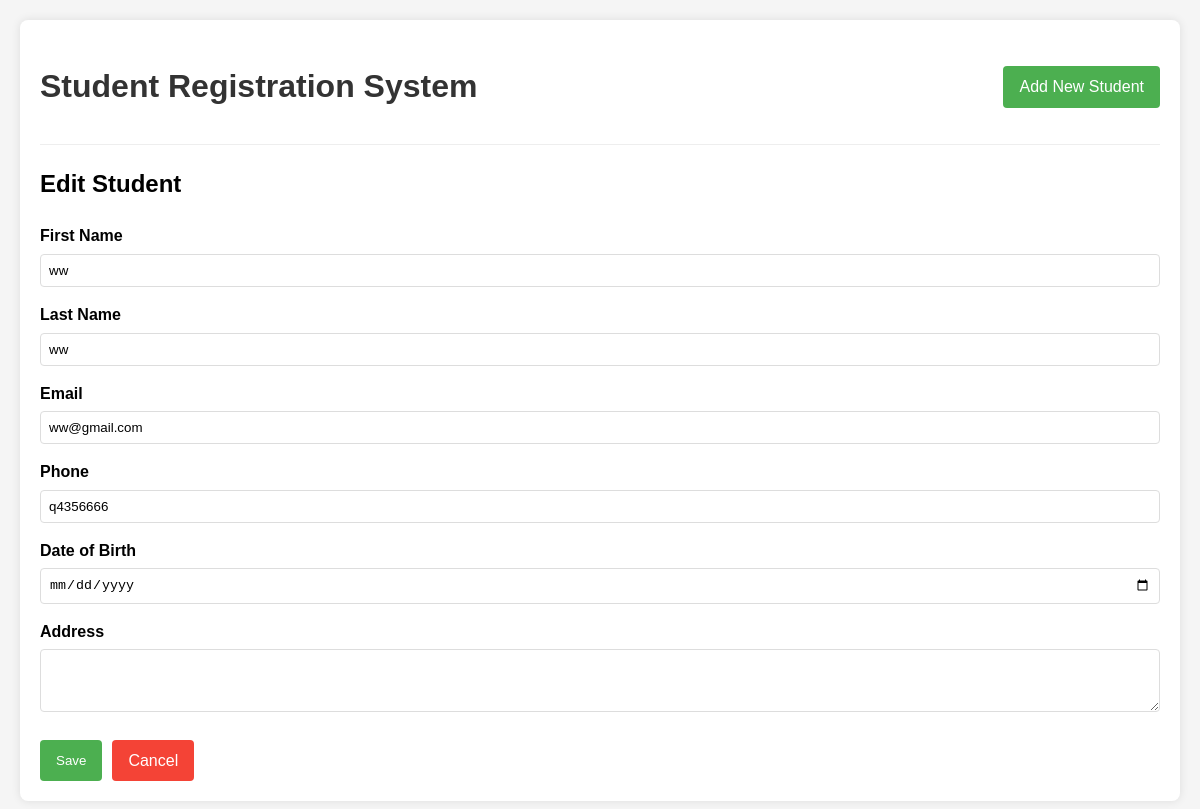
Screenshot of /students/update/5/ with the database file from the repository.
### students/models.py (models this page shows, shortened)
class Student(models.Model):
    first_name = models.CharField(max_length=100)
    last_name = models.CharField(max_length=100)
    email = models.EmailField(max_length=254, unique=True)
    phone = models.CharField(max_length=10, blank=True, null=True)
    date_of_birth = models.DateField(blank=True, null=True)
    address = models.TextField(blank=True, null=True)
    created_at = models.DateTimeField(auto_now_add=True)
    updated_at = models.DateTimeField(auto_now=True)

### students/views.py (the view)
# urls.py: path('update/<int:pk>/', views.student_update, name='student_update'),
def student_update(request, pk):
    student = Student.objects.get(pk=pk)
    if request.method == 'POST':
        form = StudentForm(request.POST, instance=student)
        if form.is_valid():
            form.save()
            return redirect('students:student_list')
    else:
        form = StudentForm(instance=student)
    return render(request, 'students/student_form.html', {'form': form})

### students/forms.py
class StudentForm(forms.ModelForm):
    class Meta:
        model = Student
        fields = ['first_name', 'last_name', 'email', 'phone', 'date_of_birth', 'address']
        widgets = {
            'date_of_birth': forms.DateInput(attrs={'type': 'date'}),
            'address': forms.Textarea(attrs={'rows': 3}),
        }

### templates/students/student_form.html (shortened to what this page needs)
{% extends 'base.html' %}
{% block content %}
    <h2>{% if form.instance.pk %}Edit Student{% else %}Add New Student{% endif %}</h2>
    <form method="post">
        <div class="form-group">
            <label for="{{ form.first_name.id_for_label }}">First Name</label>
            {{ form.first_name }}
        </div>
        <div class="form-group">
            <label for="{{ form.last_name.id_for_label }}">Last Name</label>
            {{ form.last_name }}
        </div>
        <div class="form-group">
            <label for="{{ form.email.id_for_label }}">Email</label>
            {{ form.email }}
        </div>
        <div class="form-group">
            <label for="{{ form.phone.id_for_label }}">Phone</label>
            {{ form.phone }}
        </div>
        <div class="form-group">
            <label for="{{ form.date_of_birth.id_for_label }}">Date of Birth</label>
            {{ form.date_of_birth }}
        </div>
        <div class="form-group">
            <label for="{{ form.address.id_for_label }}">Address</label>
            {{ form.address }}
        </div>
        <div class="actions">
            <button type="submit" class="btn">Save</button>
            <a href="{% url 'students:student_list' %}" class="btn btn-danger">Cancel</a>
        </div>
    </form>
{% endblock %}

### templates/base.html (style rules this page uses)
body { font-family: Arial, sans-serif; line-height: 1.6; margin: 0; padding: 20px; background-color: #f5f5f5; }
.btn { display: inline-block; padding: 8px 16px; background: #4CAF50; color: white; text-decoration: none; border-radius: 4px; border: none; cursor: pointer; }
.btn-danger { background: #f44336; }
.form-group { margin-bottom: 15px; }
.form-group label { display: block; margin-bottom: 5px; font-weight: bold; }
.form-group input, .form-group textarea, .form-group select { width: 100%; padding: 8px; border: 1px solid #ddd; border-radius: 4px; box-sizing: border-box; }
.form-group textarea { resize: vertical; }
.actions { margin-top: 20px; display: flex; gap: 10px; }

### rows the page displays
Student: first_name "ww", last_name "ww", email "ww@gmail.com", phone "q4356666"
